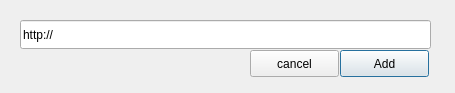
<?xml version="1.0" encoding="UTF-8"?>
<ui version="4.0">
 <class>addurl</class>
 <widget class="QDialog" name="addurl">
  <property name="geometry">
   <rect>
    <x>0</x>
    <y>0</y>
    <width>455</width>
    <height>93</height>
   </rect>
  </property>
  <property name="windowTitle">
   <string>Add URL to a new hosts file</string>
  </property>
  <property name="windowIcon">
   <iconset resource="AppResources.qrc">
    <normaloff>:/new/icons/icons/aacblock_small.png</normaloff>:/new/icons/icons/aacblock_small.png</iconset>
  </property>
  <widget class="QLineEdit" name="lineEdit">
   <property name="geometry">
    <rect>
     <x>20</x>
     <y>20</y>
     <width>411</width>
     <height>29</height>
    </rect>
   </property>
   <property name="text">
    <string>http://</string>
   </property>
  </widget>
  <widget class="QPushButton" name="pushButton_2">
   <property name="geometry">
    <rect>
     <x>340</x>
     <y>50</y>
     <width>89</width>
     <height>27</height>
    </rect>
   </property>
   <property name="text">
    <string>Add</string>
   </property>
   <property name="autoRepeat">
    <bool>false</bool>
   </property>
  </widget>
  <widget class="QPushButton" name="pushButton">
   <property name="geometry">
    <rect>
     <x>250</x>
     <y>50</y>
     <width>89</width>
     <height>27</height>
    </rect>
   </property>
   <property name="text">
    <string>cancel</string>
   </property>
  </widget>
 </widget>
 <resources>
  <include location="AppResources.qrc"/>
 </resources>
 <connections/>
</ui>
